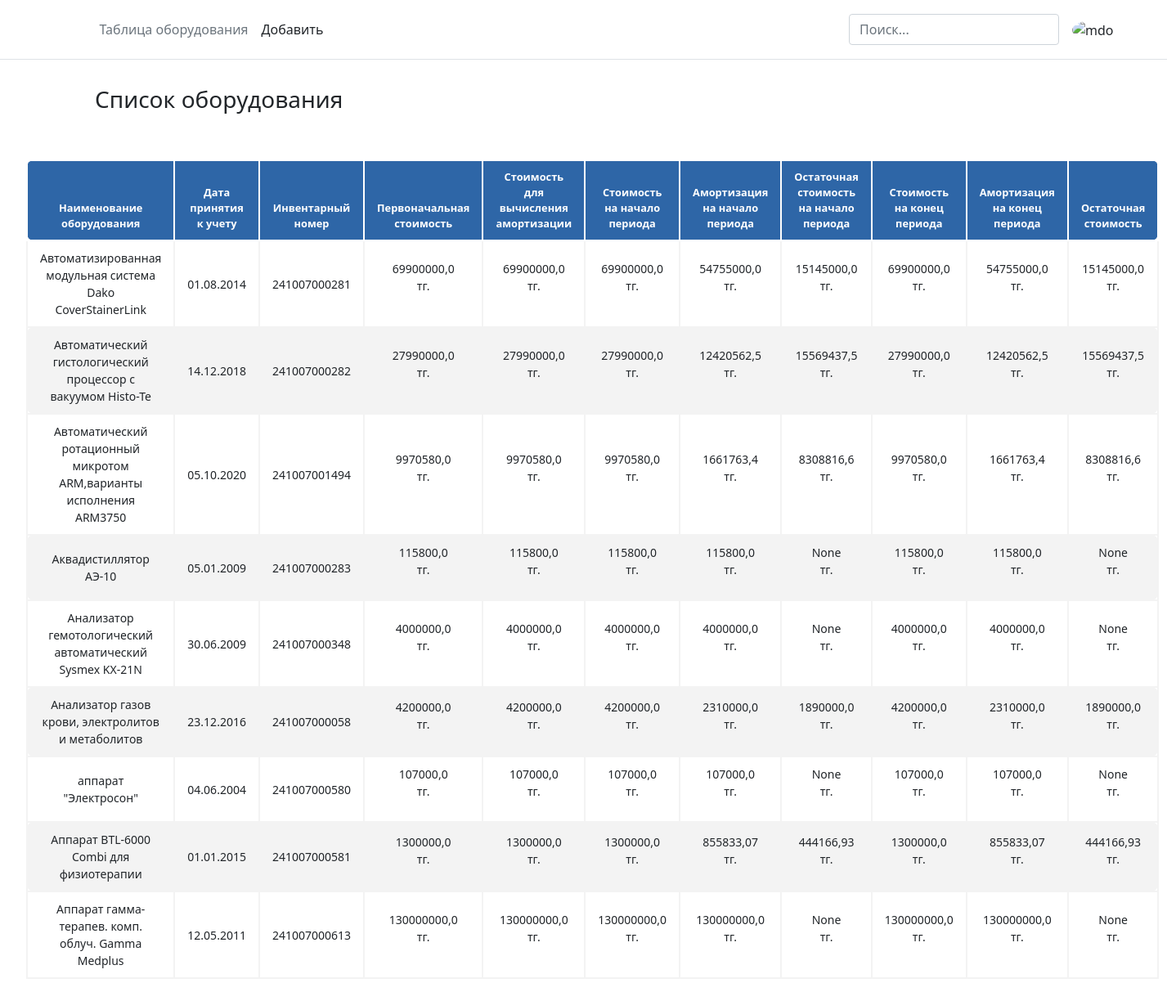
The page / on the database its author committed.
### main/models.py (models this page shows, shortened)
class Book(models.Model):
    title = models.CharField('Наименование оборудования', max_length=100)
    adoption = models.CharField('Дата принятия к учету', max_length=75, blank=True)
    number = models.CharField('Инвентарный номер', default=False, max_length=100)
    initial_cost = models.FloatField('Первоначальная стоимость', null=True, blank=True)
    calculate_depreciation = models.FloatField ('Стоимость для вычисления амортизации', null=True, blank=True)
    cost_begining_period = models.FloatField('Стоимость на начало периода', null=True, blank=True)
    depreciation_begining_period = models.FloatField('Амортизация на начало периода', null=True,blank=True)
    residual_value_begining = models.FloatField('Остаточная стоимость на начало периода', null=True,blank=True)
    price_end_period = models.FloatField('Стоимость на конец периода', null=True, blank=True)
    depreciation_end_period = models.FloatField('Амортизация на конец периода', null=True,blank=True)
    residual_value = models.FloatField('Остаточная стоимость', null=True,blank=True)
    class Meta:
        verbose_name = 'Список оборудования'
        verbose_name_plural = 'Списки оборудования'

### main/views.py (the view)
# urls.py: path('', views.index, name='home'),
def index(requests):
    books = Book.objects.all()
    return render(requests, 'main/index.html', {'title': 'Главная страница сайта','books': books})

### main/templates/main/index.html (shortened to what this page needs)
{% extends 'main/template.html'%}
{% load static %}
{% block content  %}
	<h3 class="table-header">Список оборудования</h3>
    <table class="table">
      <thead>
        <tr>
          <th>Наименование оборудования</th>
  				<th>Дата принятия к учету</th>
          <th>Инвентарный номер</th>
          <th>Первоначальная стоимость</th>
          <th>Стоимость для вычисления амортизации</th>
          <th>Стоимость на начало периода</th>
          <th>Амортизация на начало периода</th>
          <th>Остаточная стоимость на начало периода</th>
          <th>Стоимость на конец периода</th>
          <th>Амортизация на конец периода</th>
          <th>Остаточная стоимость</th>
  			</tr>
      </thead>
      <tbody>
        {% for element in books %}
          <tr>
    				<td>{{ element.title }}</td>
    				<td>{{ element.adoption }}</td>
    				<td>{{ element.number }}</td>
    				<td>{{ element.initial_cost }}<p>тг.</p></td>
    				<td>{{ element.calculate_depreciation }}<p>тг.</p></td>
    				<td>{{ element.cost_begining_period }}<p>тг.</p></td>
    				<td>{{ element.depreciation_begining_period }}<p>тг.</p></td>
    				<td>{{ element.residual_value_begining }}<p>тг.</p></td>
    				<td>{{ element.price_end_period }}<p>тг.</p></td>
    				<td>{{ element.depreciation_end_period }}<p>тг.</p></td>
    				<td>{{ element.residual_value}}<p>тг.</p></td>
    			</tr>
        {% endfor %}
      </tbody>
    </table>
{% endblock %}

### main/templates/main/template.html (shortened to what this page needs)
{% load static %}
<!DOCTYPE html>
<html lang="ru">
<head>
	<link rel="stylesheet" href="https://cdn.jsdelivr.net/npm/bootstrap@5.1.3/dist/css/bootstrap.min.css">
	<link rel="stylesheet" href="https://cdn.jsdelivr.net/npm/bootstrap@5.1.3/dist/js/bootstrap.min.js">
	<link rel="stylesheet" href="https://cdn.jsdelivr.net/npm/bootstrap@5.1.3/dist/js/bootstrap.bundle.min.js">
  <link rel="stylesheet" href={% static 'css/stylesheet.css'%}>
</head>
<body>
	 <header class="p-3 mb-3 border-bottom">
    <div class="container">
      <div class="d-flex flex-wrap align-items-center justify-content-center justify-content-lg-start">
        <a href="/" class="d-flex align-items-center mb-2 mb-lg-0 text-dark text-decoration-none">
          <svg class="bi me-2" width="40" height="32" role="img" aria-label="Bootstrap"><use xlink:href="#bootstrap"></use></svg>
        </a>
        <ul class="nav col-12 col-lg-auto me-lg-auto mb-2 justify-content-center mb-md-0">
          <li><a href="{% url 'home' %}" class="nav-link px-2 link-secondary">Таблица оборудования</a></li>
          <li><a href="#" class="nav-link px-2 link-dark">Добавить</a></li>
        </ul>
        <form class="col-12 col-lg-auto mb-3 mb-lg-0 me-lg-3" role="search">
          <input type="search" class="form-control" placeholder="Поиск..." aria-label="Search">
        </form>
        <div class="dropdown text-end">
            <img src="https://github.com/mdo.png" alt="mdo" width="32" height="32" class="rounded-circle">
        </div>
      </div>
    </div>
  </header>
  <div class="container-content">{% block content %}{% endblock %}</div>
</body>
</html>

### main/static/css/stylesheet.css (style rules this page uses)
.container-content { margin: 0; margin: 2em; }
.table-header { margin-left: 3em; margin-bottom: 2em; }
.table { width: 100%; border: none; margin-bottom: 20px; }
.table thead th { font-weight: bold; text-align: center; border: 0.2em solid white; padding: 10px 15px; font-size: 0.8em; background: #2e66a7; color: white; }
.table thead tr th:first-child { border-radius: 8px 0 0 8px; }
.table thead tr th:last-child { border-radius: 0 8px 8px 0; }
.table tbody td { text-align: center; border: 0.2em solid #f3f3f3; padding: 10px 15px; font-size: 14px; vertical-align: middle; }
.table tbody tr:nth-child(even) { background: #f3f3f3; }
.table tbody tr td:first-child { border-radius: 8px 0 0 8px; }
.table tbody tr td:last-child { border-radius: 0 8px 8px 0; }

### rows shown on the page
Book: title "Автоматизированная модульная система Dako CoverStainerLink", adoption "01.08.2014", number "241007000281", initial_cost "69900000,0", calculate_depreciation "69900000,0", cost_begining_period "69900000,0", depreciation_begining_period "54755000,0", residual_value_begining "15145000,0", price_end_period "69900000,0", depreciation_end_period "54755000,0", residual_value "15145000,0"
Book: title "Автоматический гистологический процессор с вакуумом Histo-Te", adoption "14.12.2018", number "241007000282", initial_cost "27990000,0", calculate_depreciation "27990000,0", cost_begining_period "27990000,0", depreciation_begining_period "12420562,5", residual_value_begining "15569437,5", price_end_period "27990000,0", depreciation_end_period "12420562,5", residual_value "15569437,5"
Book: title "Автоматический ротационный микротом ARM,варианты исполнения ARM3750", adoption "05.10.2020", number "241007001494", initial_cost "9970580,0", calculate_depreciation "9970580,0", cost_begining_period "9970580,0", depreciation_begining_period "1661763,4", residual_value_begining "8308816,6", price_end_period "9970580,0", depreciation_end_period "1661763,4", residual_value "8308816,6"
Book: title "Аквадистиллятор АЭ-10", adoption "05.01.2009", number "241007000283", initial_cost "115800,0", calculate_depreciation "115800,0", cost_begining_period "115800,0", depreciation_begining_period "115800,0", residual_value_begining "None", price_end_period "115800,0", depreciation_end_period "115800,0", residual_value "None"
Book: title "Анализатор гемотологический автоматический Sysmex KX-21N", adoption "30.06.2009", number "241007000348", initial_cost "4000000,0", calculate_depreciation "4000000,0", cost_begining_period "4000000,0", depreciation_begining_period "4000000,0", residual_value_begining "None", price_end_period "4000000,0", depreciation_end_period "4000000,0", residual_value "None"
Book: title "Анализатор газов крови, электролитов и метаболитов", adoption "23.12.2016", number "241007000058", initial_cost "4200000,0", calculate_depreciation "4200000,0", cost_begining_period "4200000,0", depreciation_begining_period "2310000,0", residual_value_begining "1890000,0", price_end_period "4200000,0", depreciation_end_period "2310000,0", residual_value "1890000,0"
Book: title "аппарат \"Электросон\"", adoption "04.06.2004", number "241007000580", initial_cost "107000,0", calculate_depreciation "107000,0", cost_begining_period "107000,0", depreciation_begining_period "107000,0", residual_value_begining "None", price_end_period "107000,0", depreciation_end_period "107000,0", residual_value "None"
Book: title "Аппарат BTL-6000 Combi для физиотерапии", adoption "01.01.2015", number "241007000581", initial_cost "1300000,0", calculate_depreciation "1300000,0", cost_begining_period "1300000,0", depreciation_begining_period "855833,07", residual_value_begining "444166,93", price_end_period "1300000,0", depreciation_end_period "855833,07", residual_value "444166,93"
Book: title "Аппарат гамма-терапев. комп. облуч. Gamma Medplus", adoption "12.05.2011", number "241007000613", initial_cost "130000000,0", calculate_depreciation "130000000,0", cost_begining_period "130000000,0", depreciation_begining_period "130000000,0", residual_value_begining "None", price_end_period "130000000,0", depreciation_end_period "130000000,0", residual_value "None"
